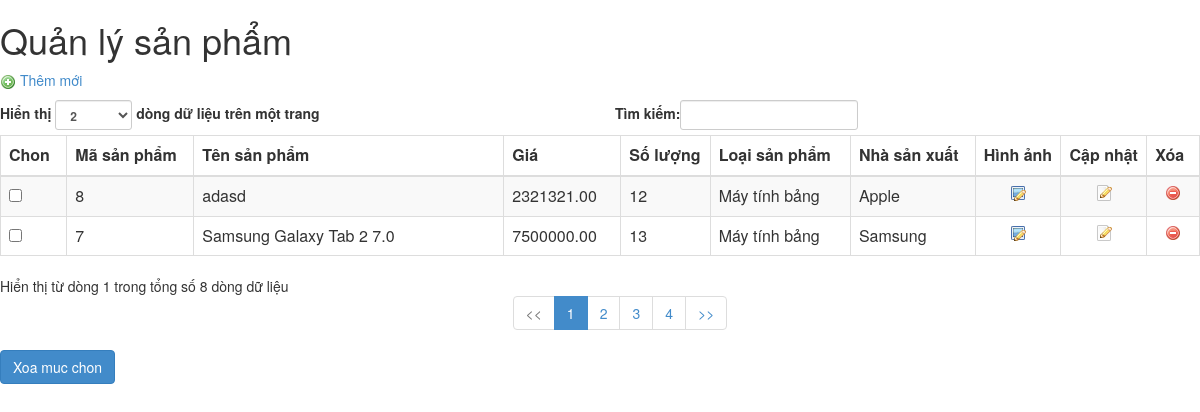
/quanly_sanpham.php, run on the app's committed database.
### tables this page shows
CREATE TABLE `sanpham` (
  `sp_ma` int(11) NOT NULL,
  `sp_ten` varchar(100) NOT NULL,
  `sp_gia` decimal(12,2) DEFAULT NULL,
  `sp_giacu` decimal(12,2) DEFAULT NULL,
  `sp_mota_ngan` varchar(1000) NOT NULL,
  `sp_mota_chitiet` text,
  `sp_ngaycapnhat` datetime NOT NULL,
  `sp_soluong` int(11) DEFAULT NULL,
  `lsp_ma` int(11) NOT NULL,
  `nsx_ma` int(11) NOT NULL,
  `km_ma` int(11) DEFAULT NULL
);

CREATE TABLE `loaisanpham` (
  `lsp_ma` int(11) NOT NULL,
  `lsp_ten` varchar(100) NOT NULL,
  `lsp_mota` varchar(500) DEFAULT NULL
);

CREATE TABLE `nhasanxuat` (
  `nsx_ma` int(11) NOT NULL,
  `nsx_ten` varchar(100) DEFAULT NULL
);

### quanly_sanpham.php (the view, shortened to what this page needs)
   <link rel="stylesheet" href="css/bootstrap.min.css">
       <?php
		include_once 'dbconnect.php';
	?>
       <form name="frmXoa" method="post" action="">
       <h1>Quản lý sản phẩm</h1>
       <p>
       	<a href="quanly_sanpham_themmoi.php"><img src="images/add.png" alt="Thêm mới" width="16" height="16" border="0" /> Thêm mới</a>
       </p>
       <table id="tablesalomon" class="table table-striped table-bordered table-responsive" cellspacing="0" width="100%">
           <thead>
               <tr>
                   <th><strong>Chon</strong></th>
                   <th><strong>Mã sản phẩm</strong></th>
                   <th><strong>Tên sản phẩm</strong></th>
                   <th><strong>Giá</strong></th>
                   <th><strong>Số lượng</strong></th>
                   <th><strong>Loại sản phẩm</strong></th>
                   <th><strong>Nhà sản xuất</strong></th>
                   <th><strong>Hình ảnh</strong></th>
                   <th><strong>Cập nhật</strong></th>
                   <th><strong>Xóa</strong></th>
               </tr>
            </thead>
		<tbody>
           <?php
			$result = mysqli_query($conn, "SELECT sp_ma, sp_ten, sp_mota_ngan, sp_gia, sp_ngaycapnhat, sp_soluong,lsp_ten, nsx_ten FROM sanpham a JOIN loaisanpham b ON a.lsp_ma = b.lsp_ma JOIN nhasanxuat c ON a.nsx_ma = c.nsx_ma ORDER BY sp_ma DESC");
			while($row=mysqli_fetch_array($result, MYSQLI_ASSOC)){
		?>
		<tr>
             <td class="cotCheckBox"><input name="checkbox[]" type="checkbox" id="checkbox[]" value="<?php echo $row["sp_ma"]; ?>" /></td>
             <td ><?php echo $row["sp_ma"] ?></td>
             <td><?php echo $row["sp_ten"] ?></td>
             <td><?php echo $row["sp_gia"] ?></td>
              <td ><?php echo $row["sp_soluong"] ?></td>
             <td><?php echo $row["lsp_ten"] ?></td>
             <td><?php echo $row["nsx_ten"] ?></td>
            <td align='center' class='cotNutChucNang'> <a href="quanly_sanpham_hinhanh.php?ma=<?php echo $row['sp_ma'] ?>"><img src='images/image_edit.png' border='0'  /></a>
            </td>
             <td align='center' class='cotNutChucNang'>
             <a href="quanly_sanpham_capnhat.php?ma=<?php echo $row['sp_ma'] ?>">
             <img src='images/edit.png' border='0'/></a>
             </td>
             <td align='center' class='cotNutChucNang'>
             	<a onclick="return deleteConfirm()" href="quanly_sanpham.php?ma=<?php echo $row['sp_ma'] ?>">
             	<img src='images/delete.png' border='0' /></a>
             </td>
           </tr>
           <?php
			}
			?>
		</tbody>
       </table>
       <div class="row" style="background-color:#FFF">
           <div class="col-md-12">
               <input type="submit" value="Xoa muc chon" name="btXoa" id="btXoa" onclick="return deleteConfirm()" class="btn btn-primary" />
           </div>
       </div>
</form>

### data on the page
sanpham: sp_ma "8", sp_ten "adasd", sp_gia "2321321.00", sp_soluong "12", lsp_ma.lsp_ten "Máy tính bảng", nsx_ma.nsx_ten "Apple"
sanpham: sp_ma "7", sp_ten "Samsung Galaxy Tab 2 7.0", sp_gia "7500000.00", sp_soluong "13", lsp_ma.lsp_ten "Máy tính bảng", nsx_ma.nsx_ten "Samsung"
